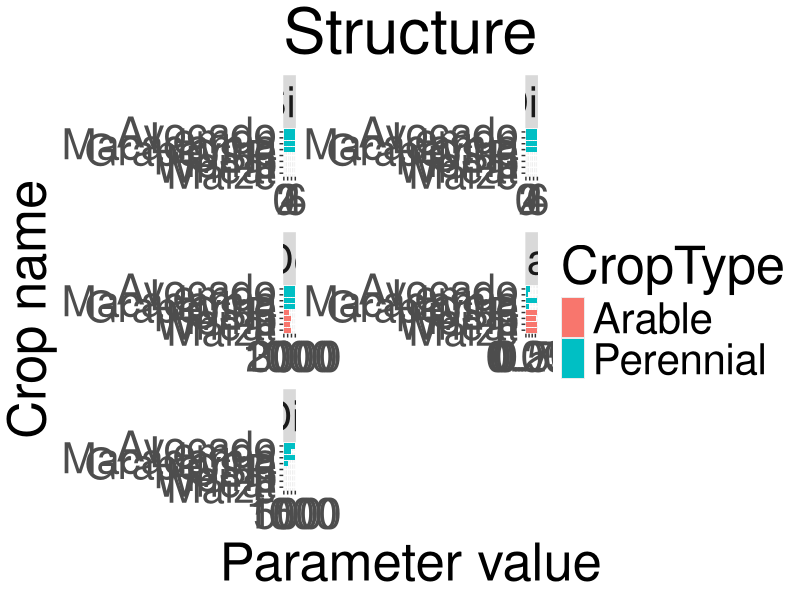
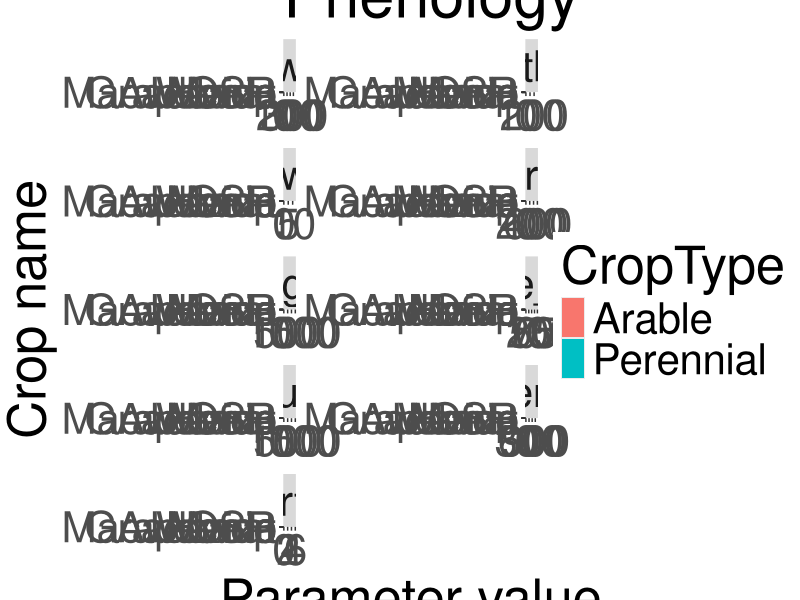
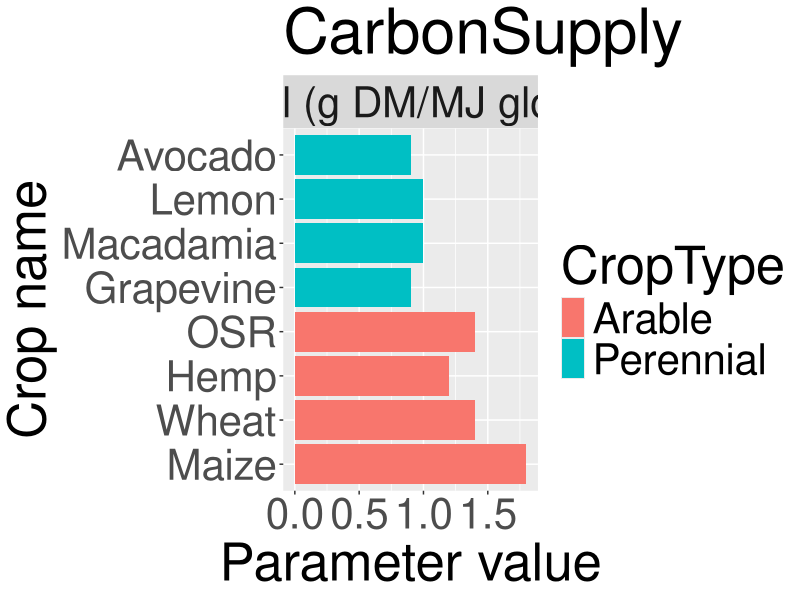
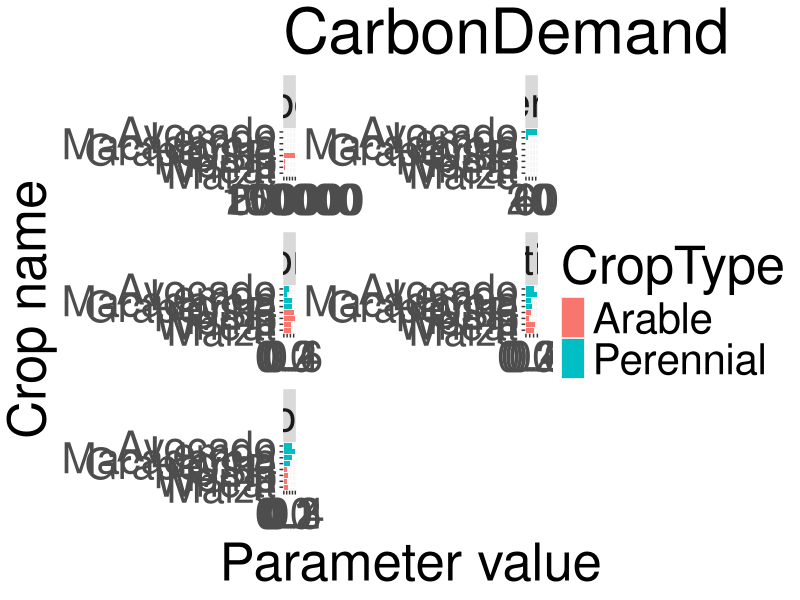
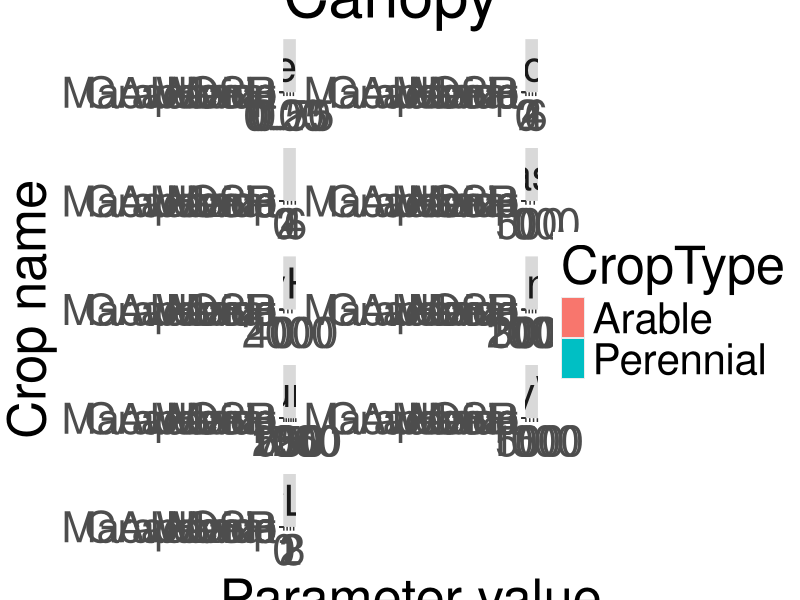
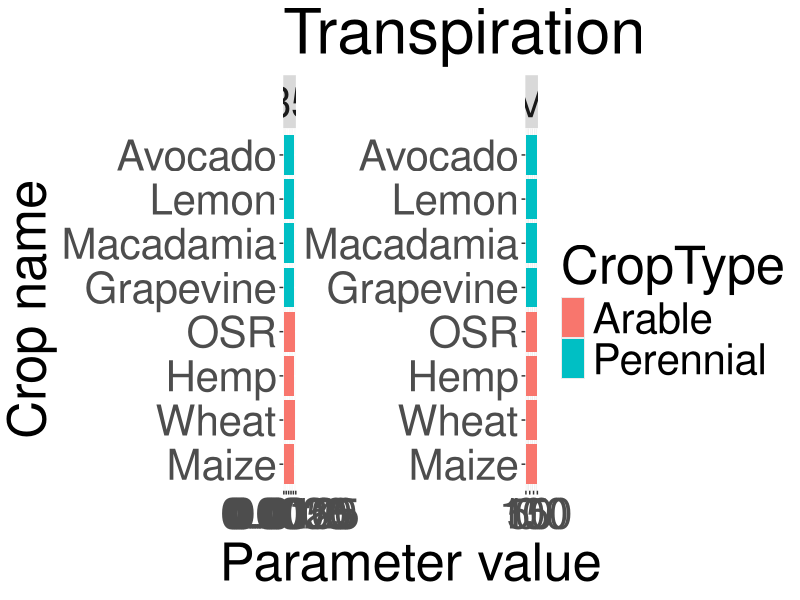
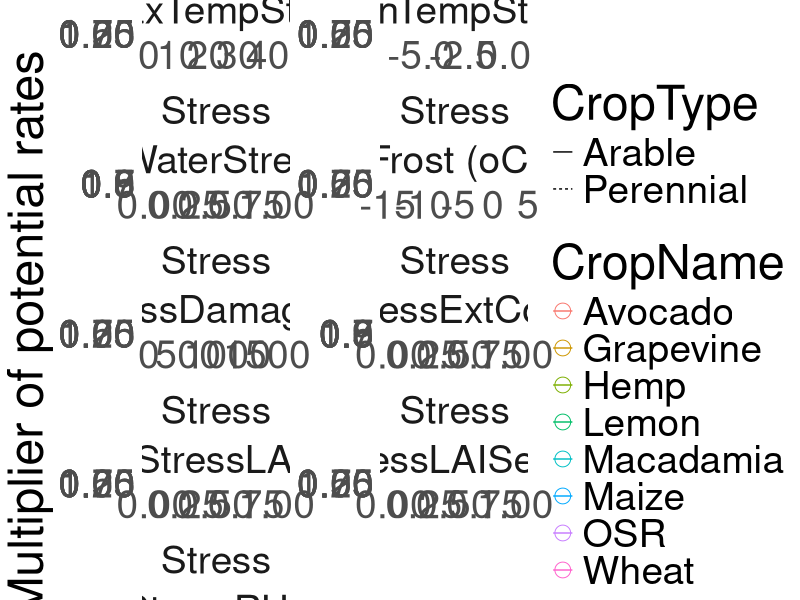
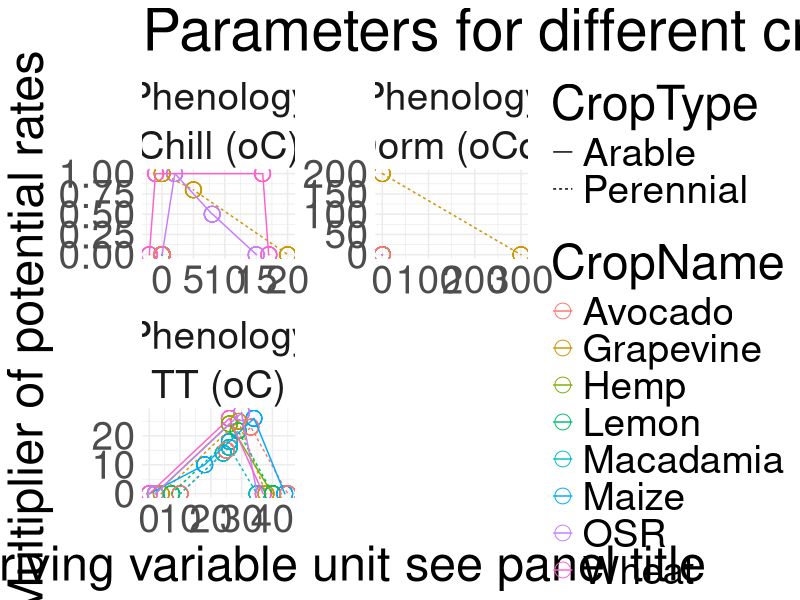

Source code (R) for these figures, in order:
## ---- chunk 1
options(scipen = 999)
library(tidyverse)
library(ggplot2)
## ---- chunk 2
# Read the CSV file into a data frame
data <- read.csv("CropParameters.csv", stringsAsFactors = FALSE)
head(data)
## ---- chunk 3
str(data)
summary(data)
## ---- chunk 4
# Exclude unwanted crops
out_crop <- c("Apple","RyeGrass", "Clover")

# Define the vector with column names to gather (columns to turn into levels)
crop_select <- c("Maize","Wheat",	"Hemp",	"OSR",	"Grapevine",	"Macadamia",	"Lemon",	"Avocado")
crop_type <- data.frame(
  CropName=c("Maize","Wheat",	"Hemp",	"OSR","Grapevine",	"Macadamia",	"Lemon",	"Avocado"),
  CropType=c("Arable","Arable",	"Arable",	"Arable", "Perennial", "Perennial", "Perennial", "Perennial"))

# Fix bad var naming
fix_names <- data.frame(ParamName = c("AC_Dormant_05", "Tt_Dormant_05","RUETempThresholds","RUE_Fact_Y"),
                        NewParamName = c("Dorm_Temp_X", "Dorm_TtChill_Y",
                                         "RUE_Temp_X","RUE_Fact_Y"))

work_data <- data %>%
  dplyr::select(-one_of(out_crop)) %>%
  filter(ParamName!="CropType") %>%
  filter(Category != "PlantNitrogen") %>%
  tidyr::gather(key = "CropName", value = "ParamValue", all_of(crop_select)) %>%
  mutate(ParamNameFull=paste0(ParamName," (",ParamUnit,")")) %>%
  mutate(ParamType = case_when(
    !is.na(suppressWarnings(as.numeric(ParamValue))) ~ "numeric",
    grepl("\\(", ParamValue) ~ "array",                    # Check if value contains "(" (array)
    is.character(ParamValue) ~ "factor",                   # Check if value is a character (factor)
    TRUE ~ NA_character_                          # Default case (optional)
  )) %>% 
  mutate(CropName=fct_relevel(CropName, crop_select)) %>%
  arrange(CropName) %>%
  inner_join(crop_type, by="CropName") %>%
  left_join(fix_names, by = "ParamName") %>%
  mutate(ParamName = coalesce(NewParamName, ParamName)) %>%
  select(-NewParamName) # Drop NewParamName column


#str(work_data)
summary(work_data)
#head(work_data)
## ---- chunk 5

save_path <- "C:\\github\\ApsimX\\Prototypes\\DEROPAPY\\figures"

select_cat <- "Phenology"
select_cat <- "Structure"
select_cat <- "Carbon"
select_cat <- "Transpiration"
select_cat <- "Canopy"

cats <- unique(work_data$Category)

for(i in 1:length(cats)) {
  
  # filter  
  thisCat_data <- work_data %>%
 # filter(ParamName == select_param) %>%
  #filter(Category == select_cat) %>%
  filter(grepl(cats[i], Category)) %>%
  filter(ParamType == "numeric") %>%
  mutate(ParamValue=as.numeric(as.character(ParamValue))) 
  
  if(nrow(thisCat_data)>0) {
  
  # plot
    
  p <- thisCat_data %>%
  mutate(CropName=factor(CropName, levels=crop_select)) %>%
  ggplot() +
  geom_bar(stat="identity", aes(x=CropName,y=ParamValue, fill = CropType)) +
  facet_wrap(.~ParamNameFull, scales="free", ncol=2) +
  coord_flip() +
  ylab("Parameter value")+
  xlab("Crop name")+
  labs(title = cats[i] ) +
    theme(text=element_text(size=38))
  
  print(p)
  
  ggsave(filename = file.path(save_path,paste0(cats[i],".jpg")), dpi=100 )

    
  }
    
  }
  


## ---- chunk 6
# (ii) Create new column VarName using the first string element from ParName (split by '_')
df2 <- work_data %>%
  #filter(ParamName %in% c("TT_Temp_X", "TT_Acc_Y")) %>%
  dplyr::filter(ParamType == "array") %>%
  mutate(VarName = factor(sapply(strsplit(ParamName, "_"), `[`, 1))) 

# (iii) Create new column GraphAxes using the last string element from ParName (split by '_')
df3 <- df2 %>%
  filter(grepl("_X$", ParamName) | grepl("_Y$", ParamName)) %>%
  mutate(GraphAxes = factor(sapply(strsplit(ParamName, "_"), tail, n = 1)))

# (iv) Read ParValues as arrays (remove parentheses, split by space, and convert to numeric)
#df4 <- df3 %>%
#  mutate(ParamValue = str_replace_all(ParamValue, "[()]", ""),  # Remove parentheses
#         ParamValue = str_split(ParamValue, " "))  # Split by space into a list of arrays

df4 <- df3 %>%
mutate(
    ParamValue = str_replace_all(ParamValue, "[()]", ""),     # Remove parentheses
    ParamValue = str_replace_all(ParamValue, "\\s+", " "),    # Replace multiple spaces/tabs with a single space
    ParamValue = str_trim(ParamValue),                        # Trim any leading or trailing spaces
    ParamValue = str_split(ParamValue, " ")                   # Split by single space
  )

# fix rue missing x
rue_y <- data.frame(ArrayPosition=c(1,2,3,4), Axis_Y = c(0, 1, 1, 0))

# (v) Create new columns for X-axes, Y-axes, and ArrayPosition
df5 <- df4 %>%
  unnest(ParamValue) %>%  # Unnest the list of arrays into rows
  group_by(ParamName, CropName) %>%
  mutate(ArrayPosition = row_number(),
         ParamValue = as.numeric(ParamValue)) %>%
  ungroup() %>%
  dplyr::select(-ParamNameFull, -ParamName, -Description, -ParamUnit) %>%
  pivot_wider(names_from = GraphAxes, values_from = ParamValue, names_prefix = "Axis_") %>%
  mutate(Axis_Y = case_when(
    VarName == "RUE" & ArrayPosition == 1 & is.na(Axis_Y) ~ 0,
    VarName == "RUE" & ArrayPosition == 2 & is.na(Axis_Y) ~ 1,
    VarName == "RUE" & ArrayPosition == 3 & is.na(Axis_Y) ~ 1,
    VarName == "RUE" & ArrayPosition == 4 & is.na(Axis_Y) ~ 0,
    TRUE ~ Axis_Y  # Keep original values if conditions aren't met
  )) 

# Create columns for X-axes and Y-axes based on 'GraphAxes'
# df6 <- df5 %>%
#   mutate(`X-axes` = ifelse(!is.na(Axis_X), Axis_X, NA),
#          `Y-axes` = ifelse(!is.na(Axis_Y), Axis_Y, NA))

# (vi) Check for VarName if X and Y have the same array size
df_check <- df5 %>%
  group_by(VarName) %>%
  summarise(X_size = sum(!is.na(Axis_X)), Y_size = sum(!is.na(Axis_Y))) %>%
  filter(X_size != Y_size)

# If there are mismatches in sizes, print the result
if (nrow(df_check) > 0) {
  print("Mismatches found in array sizes for the following VarNames:")
  print(df_check)
} else {
  print("All VarNames have consistent array sizes.")
}

xvar_names_full <- df4 %>% filter(GraphAxes == "X") %>%
              dplyr::select(VarName, ParamUnit) %>%
              mutate(ParamNameFull = paste0(VarName, " (",ParamUnit,")"))


# (vii) Create geom_point graph for each ParName
df6 <- df5 %>%
  inner_join(xvar_names_full, by="VarName")%>%
  dplyr::select(-ArrayPosition)

head(df6)

## ---- chunk 7

cats <- unique(df6$Category)

for(i in 1:length(cats)) {
      
p <- df6 %>%
filter(Category== cats[i]) %>%
ggplot(aes(x = `Axis_X`, y = `Axis_Y`)) +
  geom_point(aes(colour = CropName), shape=21, size=5,
             position=position_jitter(w=0.05, h=0)
             ) +
  geom_line(aes(colour=CropName, linetype= CropType ), 
            position=position_jitter(w=0.05, h=0)) +
  facet_wrap(Category ~ ParamNameFull, scales = "free", ncol=2) +
  labs(title = "Parameters for different crops",
       x = "X-axes",
       y = "Y-axes") +
  theme_minimal() +
  theme(text=element_text(size=35)) +
  ylab("Multiplier of potential rates") +
  xlab("Driving variable unit see panel title")

    
  print(p)
  
  ggsave(filename = file.path(save_path,paste0(paste0("Array_",cats[i]),".jpg")), dpi=100 )

}
